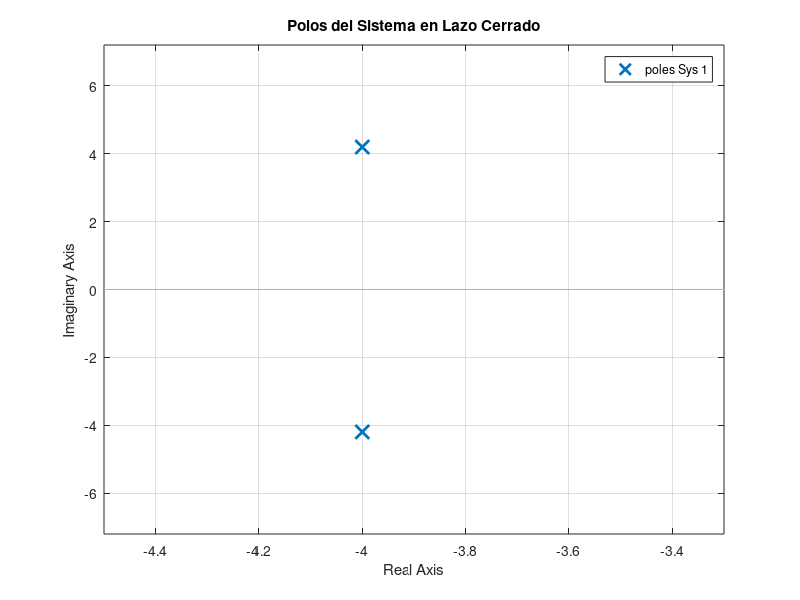

The MATLAB script that drew this image:
% =========================================================================
% Universidad Mayor de San Andrés - Facultad de Ingeniería
% ETN 902 / ETN 1034
% Diseño del Controlador por Realimentación de Estados
% =========================================================================
clear; clc; close all;
% 1. Definición del sistema (obtenido del Laboratorio 4)
A = [0, 1; 0, -3.764];
B = [0; 0.1642];
C = [1, 0];
% 2. Especificaciones de diseño
Mp = 0.05; % Sobreimpulso máximo 5%
ts = 1.0; % Tiempo de establecimiento 1 s
% 3. Cálculo de polos deseados
zeta = -log(Mp) / sqrt(pi^2 + log(Mp)^2);
wn = 4 / (zeta * ts);
s_deseados = [-zeta*wn + j*wn*sqrt(1-zeta^2), -zeta*wn - j*wn*sqrt(1-zeta^2)];
fprintf('=== POLOS DESEADOS ===\n');
fprintf('zeta = %.4f\n', zeta);
fprintf('wn = %.4f rad/s\n', wn);
fprintf('s1 = %.2f + j%.2f\n', real(s_deseados(1)), imag(s_deseados(1)));
fprintf('s2 = %.2f - j%.2f\n', real(s_deseados(2)), imag(s_deseados(2)));
% 4. Cálculo de K mediante Ackermann
K = acker(A, B, s_deseados);
fprintf('\n=== GANANCIAS DEL CONTROLADOR ===\n');
fprintf('K1 = %.2f\n', K(1));
fprintf('K2 = %.2f\n', K(2));
% 5. Matriz en lazo cerrado
A_cl = A - B*K;
% 6. Verificación de polos en lazo cerrado
polos_lc = eig(A_cl);
fprintf('\n=== POLOS EN LAZO CERRADO ===\n');
fprintf('s1 = %.4f + j%.4f\n', real(polos_lc(1)), imag(polos_lc(1)));
fprintf('s2 = %.4f - j%.4f\n', real(polos_lc(2)), imag(polos_lc(2)));
% 7. Cálculo de N (pre-compensación)
N = 1 / (C * inv(eye(2) - A_cl) * B);
fprintf('\n=== GANANCIA DE PRE-COMPENSACIÓN ===\n');
fprintf('N = %.4f\n', N);
fprintf('N (simplificado) = K1 = %.2f\n', K(1));
% 8. Diagrama de polos
figure;
pzmap(ss(A_cl, B, C, 0));
title('Polos del Sistema en Lazo Cerrado');
grid on;
